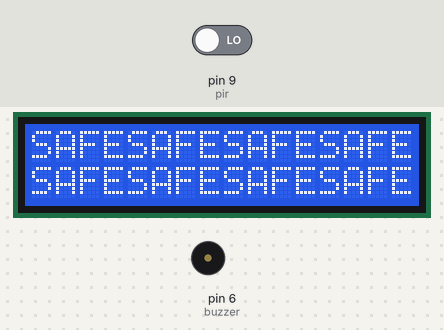
Simulated run of this sketch. Board: Arduino Uno, built with avr-gcc and run on an emulated ATmega328P. Parts: 16×2 character LCD, buzzer (waves = sounding, pin HIGH). Inputs (shaded band) come from the test bench; at power-on: pin 9 (pir) LOW.

Above: at 1.2 s.
1.3 s: pin 9 (pir) driven HIGH
At 1.7 s:
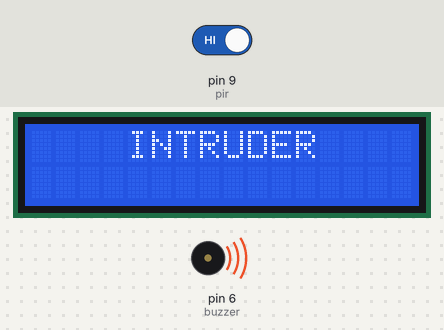
4.3 s: pin 9 (pir) driven LOW
At 6.8 s:
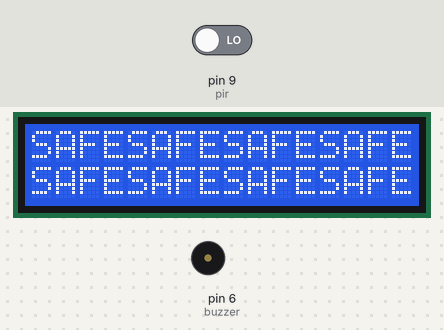
Timing chart, 0 to 8.3 s (numbered marks = the images above; inputs shaded):
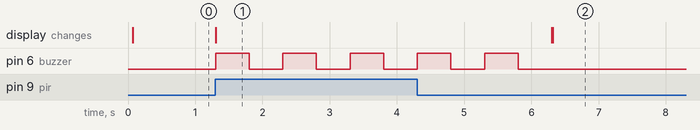

The sketch:

Human_body_sensor.ino
```cpp
#include <LiquidCrystal.h>
int rs = 12, en = 11, d4 = 5, d5 = 4, d6 = 3, d7 = 2;
LiquidCrystal lcd (rs, en, d4, d5, d6, d7);
int pir = 9;
int pirState;
int buzzer = 6;
int i;
void setup() {
  // put your setup code here, to run once:
  lcd.begin(16, 2);
  pinMode(pir, INPUT);
  pinMode(buzzer, OUTPUT);
}

void loop() {
  pirState = digitalRead(pir);
  if (pirState == 1) {
    lcd.clear();
    lcd.setCursor(4, 0); //(COL. * ROW)
    lcd.print("INTRUDER");
    for (i = 1; i <= 5; i++) {
      digitalWrite(buzzer, HIGH);
      delay(500);
      digitalWrite(buzzer, LOW);
      delay(500);
    }
  }
  else {
    lcd.print("SAFE");
    digitalWrite(buzzer, LOW);

  }
}
```

Measured:
- after the input at 1.3 s, pin 6 (buzzer): alternates HIGH for 0.50 s and LOW for 0.50 s, starting at once; the display: changes at once (image 1)
- after the input at 4.3 s, pin 6 (buzzer): goes on until 5.8 s, then stays LOW; the display: first changes after 2.0 s (image 2 shows a later state)
